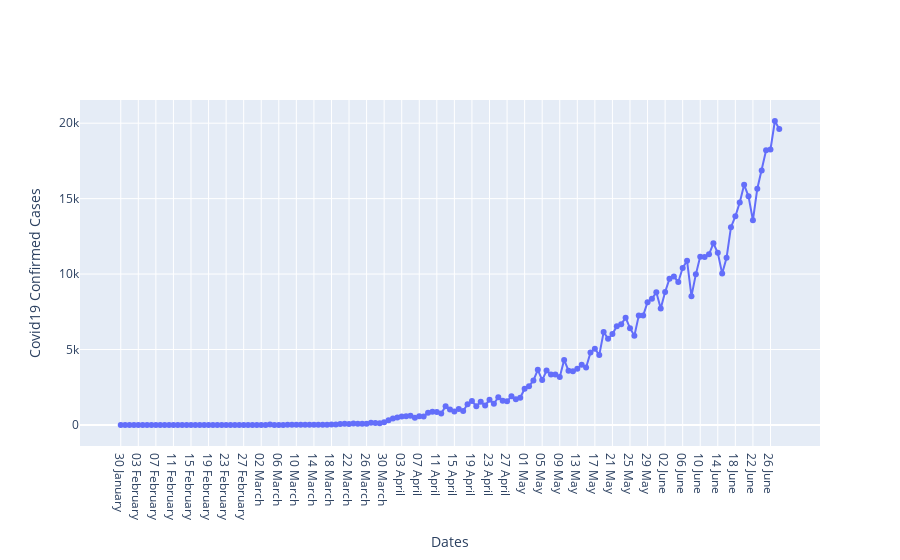

Notebook code for this chart:
### Markdown cell above
## Daily Updation of Confirmed Cases

### Code cell
x = nation['Date']
y = nation['Daily Confirmed']
line = go.Scatter(
        x = x,
        y = y,
        mode = 'lines+markers',
        name = 'lines+markers'
)
layout = go.Layout(xaxis = dict(title=dict(text="Dates"), automargin=True),
                   yaxis = dict(title=dict(text="Covid19 Confirmed Cases"), automargin=True))
fig = go.Figure(data=[line], layout=layout)
pyo.iplot(fig)

### Figure 1 — Plotly figure (JSON) as saved in the notebook; plotly's stock layout.template omitted (floating-point values rounded to 4 significant figures; data arrays with more than 128 entries replaced by an {"elided": "..."} marker saying what was removed)
{"data": [{"mode": "lines+markers", "name": "lines+markers", "type": "scatter", "x": {"elided": "151 str values"}, "y": {"elided": "151 int values"}}], "layout": {"xaxis": {"automargin": true, "title": {"text": "Dates"}}, "yaxis": {"automargin": true, "title": {"text": "Covid19 Confirmed Cases"}}}}
